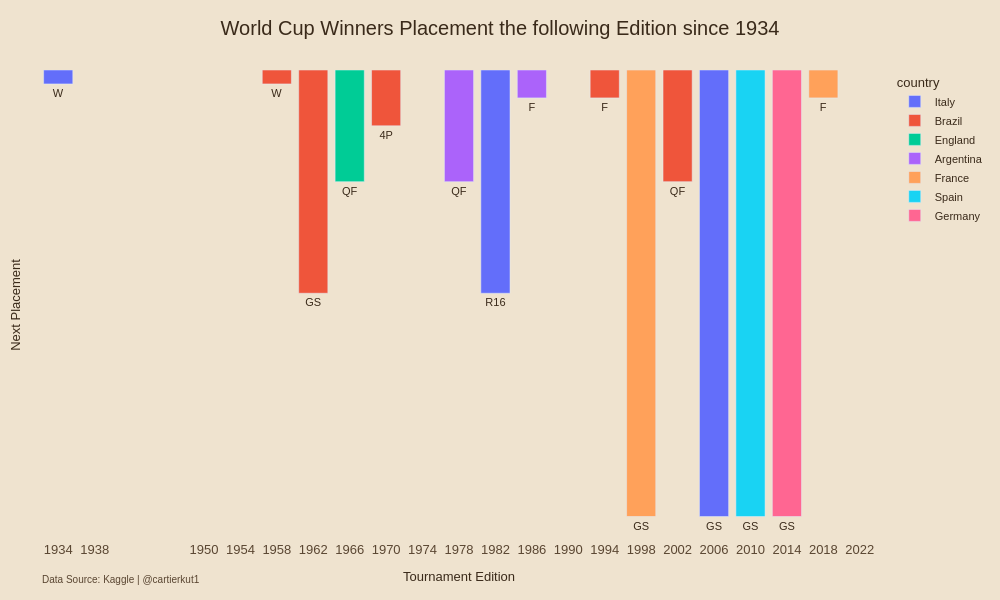

Write notebook code for a chart like this one.
### Markdown cell above
### Winner Follow-Up View

Rebuild the winner follow-up dataset for a second visualization focused on next-edition placement and qualification status.

### Code cell
base = placement.copy()
base["edition"] = pd.to_numeric(base["edition"])
base["position"] = pd.to_numeric(base["position"], errors="coerce")

editions = sorted(base["edition"].unique())
next_edition_map = dict(zip(editions[:-1], editions[1:]))

# winners only
df = base.loc[base["placement"].eq("Winner") & (base["teams"] > 15), ["edition", "country"]].copy()

#min year
min_ed = df["edition"].min()

df["next_edition"] = df["edition"].map(next_edition_map)

# lookup that checks the same team in the immediate next World Cup
lookup = (
    base[["country", "edition", "placement", "position"]]
    .rename(
        columns={
            "edition": "next_edition",
            "placement": "next_placement",
            "position": "next_position",
        }
    )
)

df = df.merge(lookup, on=["country", "next_edition"], how="left")

# missing in the immediate next edition = did not qualify
df.loc[df["next_edition"].notna() & df["next_position"].isna(), "next_placement"] = "DNQ"

# no next edition available in the dataset yet
df.loc[df["next_edition"].isna(), "next_placement"] = "TBD"

dnq_rank = base["position"].max() + 1
df["plot_position"] = df["next_position"]
df.loc[df["next_placement"].eq("DNQ"), "plot_position"] = dnq_rank

placement_map = {
    "Winner": "W",
    "Runner-up": "F",
    "Third Place": "3P",
    "Fourth Place": "4P",
    "Semi-final": "SF",
    "Quarter-final": "QF",
    "Round of 16": "R16",
    "Group Stage": "GS",
    "DNQ": "DNQ",
    "TBD": "TBD",
}

value_map = {
    "W": 1,
    "F": 2,
    "3P": 3,
    "4P": 4,
    "QF": 8,
    "R16": 16,
    "GS": 32,
    }

df["next_placement_short"] = df["next_placement"].map(placement_map)
df["next_placement_value"] = df["next_placement_short"].map(value_map)
fig = px.bar(
    df,
    x="edition",
    y="plot_position",
    hover_data=["country", "next_edition", "next_placement"],
    text="next_placement_short",
    title="Every World Cup Winners Placement the following Edition",
    color="country",
)
fig.update_yaxes(
    tickvals=[1, 2, 3, 4, 8, 16, 32, dnq_rank],
    ticktext=["W", "F", "3P", "4P", "QF", "R16", "GS", "DNQ"],
    )

fig.update_layout(
    height=600,
    width=1000,
    title=dict(
        text=f"World Cup Winners Placement the following Edition since {min_ed}",
        x=0.5,
        font=dict(size=20, color="#3A2A1A"),
    ),
    coloraxis_colorbar=dict(title="Goals Rank"),
    font=dict(
        family="Gill Sans, sans-serif",
        color="#3A2A1A",
        size=11,
    ),
    margin=dict(l=40, r=40, t=70, b=60),
    paper_bgcolor="#EFE3CF",
    plot_bgcolor="#EFE3CF",
    xaxis=dict(
        title="Tournament Edition",
        tickmode="array",
        tickvals=tick_vals,
        ticktext=[str(x) for x in tick_vals],
        showgrid=False,
        zeroline=False,
        showline=False,
        side="bottom",
        linecolor="#5A4632",
        tickfont=dict(size=13, color="#5A4632"),
    ),
    yaxis=dict(
        title="Next Placement",
        autorange="reversed",
        showgrid=False,
        zeroline=False,        
        showline=False,
        showticklabels=False,
        linecolor="#5A4632",
        tickfont=dict(size=13, color="#5A4632"),
    ),
    annotations=[
        dict(
            text="Data Source: Kaggle | @cartierkut1",
            x=0, y=-0.1,
            xref="paper", yref="paper",
            showarrow=False,
            font=dict(size=10, color="#5A4632"),
        ),
    ],
)

fig.update_traces(
    textposition='outside'
)


fig.show(config={
        "toImageButtonOptions": {
            "format": "png",
            "filename": "winners_next_placements",
            "height": 800,
            "width": 1200,
            "scale": 3,
        }
    })
fig.write_image("assets/visualizations/winners_next_placements.png", scale=3)

### Figure 1 — Plotly figure (JSON) as saved in the notebook; plotly's stock layout.template omitted (floating-point values rounded to 4 significant figures)
{"data": [{"customdata": [["Italy", 1938, "Winner"], ["Italy", 1986, "Round of 16"], ["Italy", 2010, "Group Stage"]], "hovertemplate": "country=%{customdata[0]}<br>edition=%{x}<br>plot_position=%{y}<br>next_placement_short=%{text}<br>next_edition=%{customdata[1]}<br>next_placement=%{customdata[2]}<extra></extra>", "legendgroup": "Italy", "marker": {"color": "#636efa", "pattern": {"shape": ""}}, "name": "Italy", "orientation": "v", "showlegend": true, "text": ["W", "R16", "GS"], "textposition": "outside", "type": "bar", "x": [1934, 1982, 2006], "xaxis": "x", "y": [1.0, 16.0, 32.0], "yaxis": "y"}, {"customdata": [["Brazil", 1962, "Winner"], ["Brazil", 1966, "Group Stage"], ["Brazil", 1974, "Fourth Place"], ["Brazil", 1998, "Runner-up"], ["Brazil", 2006, "Quarter-final"]], "hovertemplate": "country=%{customdata[0]}<br>edition=%{x}<br>plot_position=%{y}<br>next_placement_short=%{text}<br>next_edition=%{customdata[1]}<br>next_placement=%{customdata[2]}<extra></extra>", "legendgroup": "Brazil", "marker": {"color": "#EF553B", "pattern": {"shape": ""}}, "name": "Brazil", "orientation": "v", "showlegend": true, "text": ["W", "GS", "4P", "F", "QF"], "textposition": "outside", "type": "bar", "x": [1958, 1962, 1970, 1994, 2002], "xaxis": "x", "y": [1.0, 16.0, 4.0, 2.0, 8.0], "yaxis": "y"}, {"customdata": [["England", 1970, "Quarter-final"]], "hovertemplate": "country=%{customdata[0]}<br>edition=%{x}<br>plot_position=%{y}<br>next_placement_short=%{text}<br>next_edition=%{customdata[1]}<br>next_placement=%{customdata[2]}<extra></extra>", "legendgroup": "England", "marker": {"color": "#00cc96", "pattern": {"shape": ""}}, "name": "England", "orientation": "v", "showlegend": true, "text": ["QF"], "textposition": "outside", "type": "bar", "x": [1966], "xaxis": "x", "y": [8.0], "yaxis": "y"}, {"customdata": [["Argentina", 1982, "Quarter-final"], ["Argentina", 1990, "Runner-up"], ["Argentina", null, "TBD"]], "hovertemplate": "country=%{customdata[0]}<br>edition=%{x}<br>plot_position=%{y}<br>next_placement_short=%{text}<br>next_edition=%{customdata[1]}<br>next_placement=%{customdata[2]}<extra></extra>", "legendgroup": "Argentina", "marker": {"color": "#ab63fa", "pattern": {"shape": ""}}, "name": "Argentina", "orientation": "v", "showlegend": true, "text": ["QF", "F", "TBD"], "textposition": "outside", "type": "bar", "x": [1978, 1986, 2022], "xaxis": "x", "y": [8.0, 2.0, NaN], "yaxis": "y"}, {"customdata": [["France", 2002, "Group Stage"], ["France", 2022, "Runner-up"]], "hovertemplate": "country=%{customdata[0]}<br>edition=%{x}<br>plot_position=%{y}<br>next_placement_short=%{text}<br>next_edition=%{customdata[1]}<br>next_placement=%{customdata[2]}<extra></extra>", "legendgroup": "France", "marker": {"color": "#FFA15A", "pattern": {"shape": ""}}, "name": "France", "orientation": "v", "showlegend": true, "text": ["GS", "F"], "textposition": "outside", "type": "bar", "x": [1998, 2018], "xaxis": "x", "y": [32.0, 2.0], "yaxis": "y"}, {"customdata": [["Spain", 2014, "Group Stage"]], "hovertemplate": "country=%{customdata[0]}<br>edition=%{x}<br>plot_position=%{y}<br>next_placement_short=%{text}<br>next_edition=%{customdata[1]}<br>next_placement=%{customdata[2]}<extra></extra>", "legendgroup": "Spain", "marker": {"color": "#19d3f3", "pattern": {"shape": ""}}, "name": "Spain", "orientation": "v", "showlegend": true, "text": ["GS"], "textposition": "outside", "type": "bar", "x": [2010], "xaxis": "x", "y": [32.0], "yaxis": "y"}, {"customdata": [["Germany", 2018, "Group Stage"]], "hovertemplate": "country=%{customdata[0]}<br>edition=%{x}<br>plot_position=%{y}<br>next_placement_short=%{text}<br>next_edition=%{customdata[1]}<br>next_placement=%{customdata[2]}<extra></extra>", "legendgroup": "Germany", "marker": {"color": "#FF6692", "pattern": {"shape": ""}}, "name": "Germany", "orientation": "v", "showlegend": true, "text": ["GS"], "textposition": "outside", "type": "bar", "x": [2014], "xaxis": "x", "y": [32.0], "yaxis": "y"}], "layout": {"annotations": [{"font": {"color": "#5A4632", "size": 10}, "showarrow": false, "text": "Data Source: Kaggle | @cartierkut1", "x": 0, "xref": "paper", "y": -0.1, "yref": "paper"}], "barmode": "relative", "coloraxis": {"colorbar": {"title": {"text": "Goals Rank"}}}, "font": {"color": "#3A2A1A", "family": "Gill Sans, sans-serif", "size": 11}, "height": 600, "legend": {"title": {"text": "country"}, "tracegroupgap": 0}, "margin": {"b": 60, "l": 40, "r": 40, "t": 70}, "paper_bgcolor": "#EFE3CF", "plot_bgcolor": "#EFE3CF", "title": {"font": {"color": "#3A2A1A", "size": 20}, "text": "World Cup Winners Placement the following Edition since 1934", "x": 0.5}, "width": 1000, "xaxis": {"anchor": "y", "domain": [0, 1], "linecolor": "#5A4632", "showgrid": false, "showline": false, "side": "bottom", "tickfont": {"color": "#5A4632", "size": 13}, "tickmode": "array", "ticktext": ["1930", "1934", "1938", "1950", "1954", "1958", "1962", "1966", "1970", "1974", "1978", "1982", "1986", "1990", "1994", "1998", "2002", "2006", "2010", "2014", "2018", "2022"], "tickvals": [1930, 1934, 1938, 1950, 1954, 1958, 1962, 1966, 1970, 1974, 1978, 1982, 1986, 1990, 1994, 1998, 2002, 2006, 2010, 2014, 2018, 2022], "title": {"text": "Tournament Edition"}, "zeroline": false}, "yaxis": {"anchor": "x", "autorange": "reversed", "domain": [0, 1], "linecolor": "#5A4632", "showgrid": false, "showline": false, "showticklabels": false, "tickfont": {"color": "#5A4632", "size": 13}, "ticktext": ["W", "F", "3P", "4P", "QF", "R16", "GS", "DNQ"], "tickvals": [1, 2, 3, 4, 8, 16, 32, 33], "title": {"text": "Next Placement"}, "zeroline": false}}}
